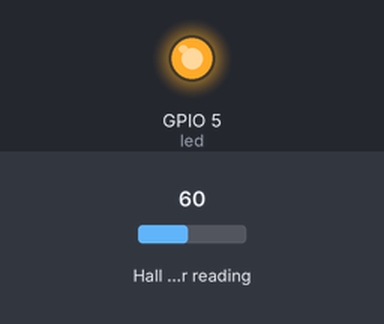
Simulated run of this program. Board: ESP32 board running MicroPython. Shown: output pins drawn as LEDs (lit = HIGH). The test bench sets the inputs (shaded band); at power-on: Hall sensor reading 60.

Above: at 1.2 s.
1.3 s: Hall sensor reading set to 94
3.2 s: Hall sensor reading set to 105
At 4.7 s:
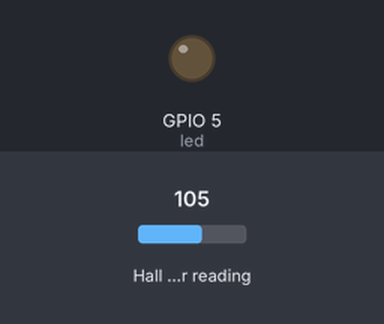
5.5 s: Hall sensor reading set to -93
At 6.3 s:
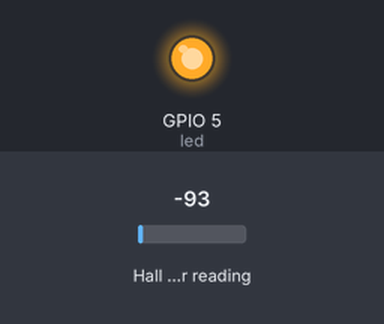
7.5 s: Hall sensor reading set to 162
At 9.0 s:
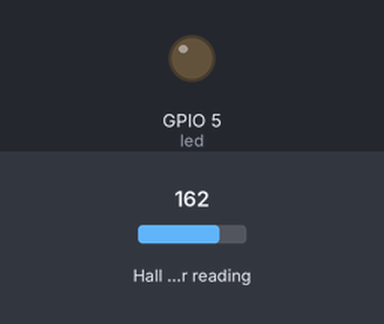
Timing chart, 0 to 10.5 s (numbered marks = the images above; inputs shaded):
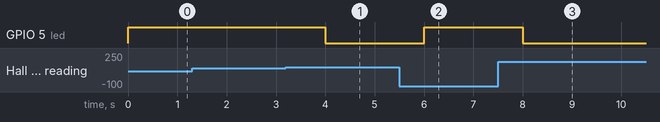

Measured:
- the behaviour switches between 100 and 101 on Hall sensor reading (found by bisection; images 0 and 1)
- after the input at 1.3 s, every drawn part: stays the same
- after the input at 3.2 s, GPIO 5 (led): HIGH → LOW after 0.80 s
- after the input at 5.5 s, GPIO 5 (led): LOW → HIGH after 0.50 s
- after the input at 7.5 s, GPIO 5 (led): HIGH → LOW after 0.50 s

The program:

main.py
```python
import esp32
import time
from machine import Pin

led = Pin(5, Pin.OUT)

while True:
    hall_sensor = esp32.hall_sensor()
    #print(hall_sensor)
    #print("Temperature:")
    #print(esp32.raw_temperature())
    if(hall_sensor > 100):
        led.value(False)
    else:
        led.value(True)
    #led.value(not led.value())
    time.sleep(1)

    
```
